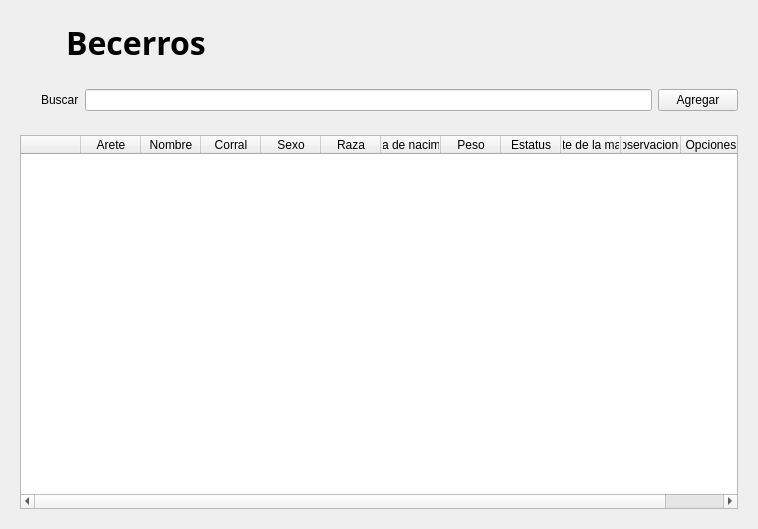
<?xml version="1.0" encoding="UTF-8"?>
<ui version="4.0">
 <class>widget_4</class>
 <widget class="QWidget" name="widget_4">
  <property name="geometry">
   <rect>
    <x>0</x>
    <y>0</y>
    <width>758</width>
    <height>529</height>
   </rect>
  </property>
  <property name="windowTitle">
   <string>SDLG - Becerros</string>
  </property>
  <layout class="QVBoxLayout" name="verticalLayout">
   <item>
    <widget class="QWidget" name="widget" native="true">
     <layout class="QHBoxLayout" name="horizontalLayout">
      <item>
       <widget class="QLabel" name="label_2">
        <property name="minimumSize">
         <size>
          <width>40</width>
          <height>40</height>
         </size>
        </property>
        <property name="maximumSize">
         <size>
          <width>40</width>
          <height>40</height>
         </size>
        </property>
        <property name="text">
         <string/>
        </property>
        <property name="pixmap">
         <pixmap resource="../../resources.qrc">:/icons/img/icons/Nbecerro.png</pixmap>
        </property>
        <property name="scaledContents">
         <bool>true</bool>
        </property>
       </widget>
      </item>
      <item>
       <widget class="QLabel" name="label">
        <property name="font">
         <font>
          <family>Segoe UI Variable Display Semib</family>
          <pointsize>24</pointsize>
          <weight>75</weight>
          <bold>true</bold>
         </font>
        </property>
        <property name="text">
         <string>Becerros</string>
        </property>
       </widget>
      </item>
      <item>
       <spacer name="horizontalSpacer">
        <property name="orientation">
         <enum>Qt::Horizontal</enum>
        </property>
        <property name="sizeHint" stdset="0">
         <size>
          <width>570</width>
          <height>20</height>
         </size>
        </property>
       </spacer>
      </item>
     </layout>
    </widget>
   </item>
   <item>
    <widget class="QWidget" name="widget_2" native="true">
     <layout class="QHBoxLayout" name="horizontalLayout_2">
      <item>
       <widget class="QLabel" name="label_5">
        <property name="minimumSize">
         <size>
          <width>15</width>
          <height>15</height>
         </size>
        </property>
        <property name="maximumSize">
         <size>
          <width>15</width>
          <height>15</height>
         </size>
        </property>
        <property name="text">
         <string/>
        </property>
        <property name="pixmap">
         <pixmap resource="../../resources.qrc">:/icons/img/icons/search.png</pixmap>
        </property>
        <property name="scaledContents">
         <bool>true</bool>
        </property>
       </widget>
      </item>
      <item>
       <widget class="QLabel" name="label_3">
        <property name="text">
         <string>Buscar</string>
        </property>
       </widget>
      </item>
      <item>
       <widget class="QLineEdit" name="lineEdit"/>
      </item>
      <item>
       <widget class="QPushButton" name="indexbtn2">
        <property name="text">
         <string>Agregar</string>
        </property>
        <property name="icon">
         <iconset resource="../../resources.qrc">
          <normaloff>:/icons/img/icons/agregar.png</normaloff>:/icons/img/icons/agregar.png</iconset>
        </property>
        <property name="iconSize">
         <size>
          <width>20</width>
          <height>20</height>
         </size>
        </property>
        <property name="checkable">
         <bool>true</bool>
        </property>
        <property name="autoExclusive">
         <bool>true</bool>
        </property>
       </widget>
      </item>
     </layout>
    </widget>
   </item>
   <item>
    <widget class="QWidget" name="widget_3" native="true">
     <layout class="QGridLayout" name="gridLayout">
      <item row="0" column="0">
       <widget class="QTableWidget" name="tableWidget">
        <attribute name="horizontalHeaderDefaultSectionSize">
         <number>60</number>
        </attribute>
        <column>
         <property name="text">
          <string/>
         </property>
        </column>
        <column>
         <property name="text">
          <string>Arete</string>
         </property>
        </column>
        <column>
         <property name="text">
          <string>Nombre</string>
         </property>
        </column>
        <column>
         <property name="text">
          <string>Corral</string>
         </property>
        </column>
        <column>
         <property name="text">
          <string>Sexo</string>
         </property>
        </column>
        <column>
         <property name="text">
          <string>Raza</string>
         </property>
        </column>
        <column>
         <property name="text">
          <string>Fecha de nacimiento</string>
         </property>
        </column>
        <column>
         <property name="text">
          <string>Peso</string>
         </property>
        </column>
        <column>
         <property name="text">
          <string>Estatus</string>
         </property>
        </column>
        <column>
         <property name="text">
          <string>Arete de la madre</string>
         </property>
        </column>
        <column>
         <property name="text">
          <string>Observaciones</string>
         </property>
        </column>
        <column>
         <property name="text">
          <string>Opciones</string>
         </property>
        </column>
       </widget>
      </item>
     </layout>
    </widget>
   </item>
  </layout>
 </widget>
 <resources>
  <include location="resources.qrc"/>
  <include location="../../resources.qrc"/>
 </resources>
 <connections/>
</ui>
